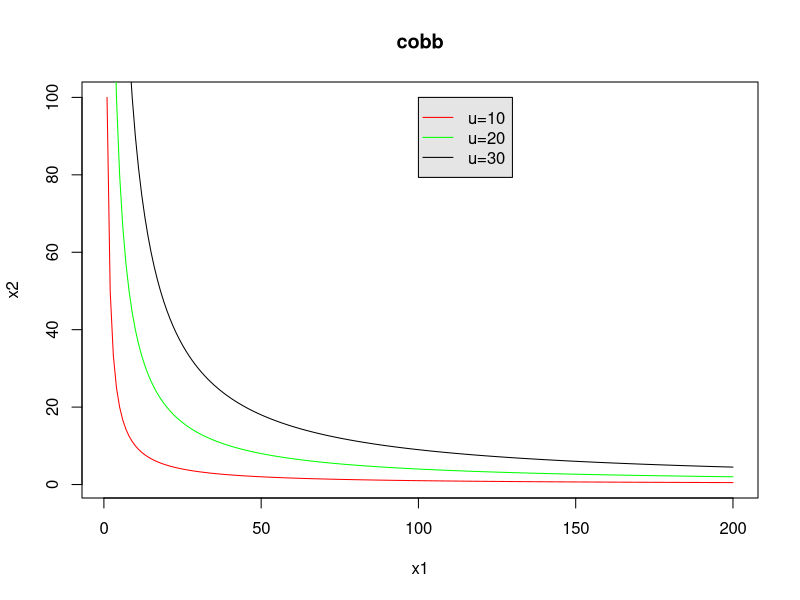
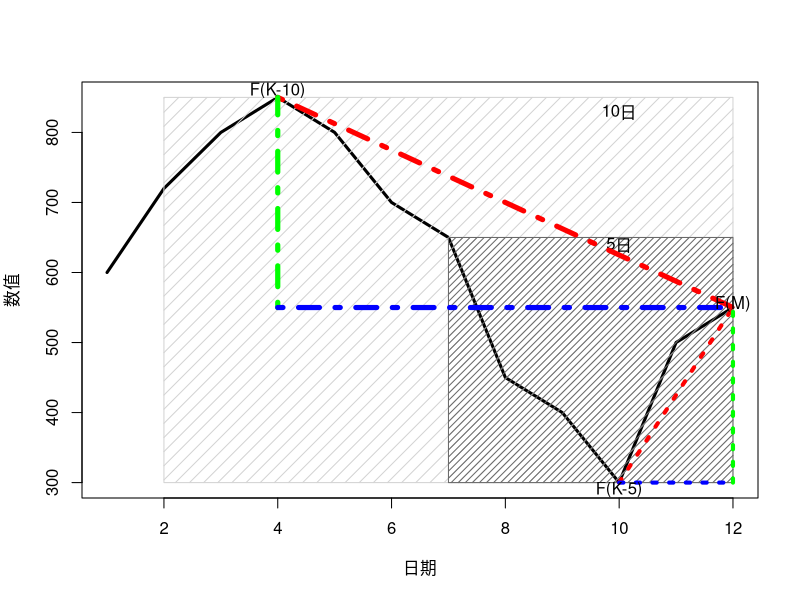

R code for these plots, in order:
u <- 10
u1 <- 20
u2 <- 30

x1 <- seq(from=1,to=200,by=1)
x2 <- (u/sqrt(x1))^2
x3 <- (u1/sqrt(x1))^2
x4 <- (u2/sqrt(x1))^2

plot(x=x1,y=x2,type="l", col="red")
lines(x=x1,y=x3,type="l", col="green")
lines(x=x1,y=x4,type="l", col="black")
title("cobb")
legend(100,100,c("u=10","u=20","u=30"),col=c("red","green","black"),
       lty = c(1,1,1), merge = TRUE, bg='gray90')

#
png("例子1.png",width=1200,height=800,res = 100)
plot(c(6,
       7.2,8,8.5,8,7,
       6.5,4.5,4,3,5,
       5.5)*100,type="l",xlab = "日期","ylab"="数值",lwd=3)
rect(2,300,12,850,col="#D3D3D3",density=10)
text(x=10,y=830,labels = "10日")
rect(7,300,12,650,col="#696969",density=20)
text(x=10,y=640,labels = "5日")
lines(c(10,12),c(300,550),col="red",lwd=4,lty=3)
lines(c(12,12),c(300,550),col="green",lwd=4,lty=3)
lines(c(10,12),c(300,300),col="blue",lwd=4,lty=3)
#text(x=12,y=555,labels = "F(M)")
text(x=10,y=290,labels = "F(K-5)")
lines(c(4,12),c(850,550),col="red",lwd=5,lty=4)
lines(c(4,4),c(550,850),col="green",lwd=5,lty=4)
lines(c(4,12),c(550,550),col="blue",lwd=5,lty=4)
text(x=12,y=555,labels = "F(M)")
text(x=4,y=860,labels = "F(K-10)")
dev.off()
